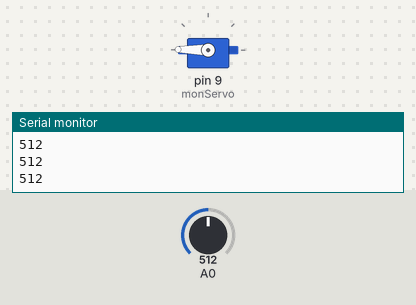
A sketch run on a simulated Arduino Uno, built with avr-gcc and run on an emulated ATmega328P. Parts: servo, the last lines printed to the serial monitor. The test bench sets the inputs (shaded band); at power-on: A0 = 512.

Above: at 1.3 s.
1.4 s: A0 set to 483
At 2.4 s:
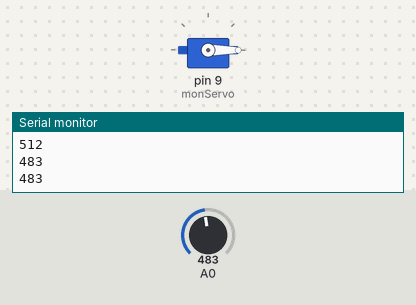
3.0 s: A0 set to 510
At 3.6 s:
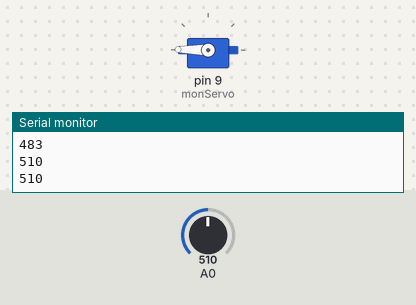
4.5 s: A0 set to 490
At 5.9 s:
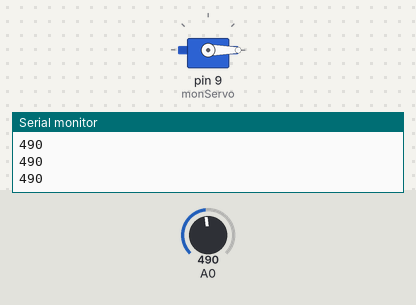
Timing chart, 0 to 7.5 s (numbered marks = the images above; inputs shaded):
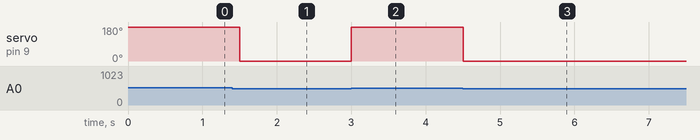

The sketch:

MoteurSurLumiere.ino
```cpp
#include <Servo.h>

Servo monServo;
int Lum = 0;

void setup() {
  // put your setup code here, to run once:
  Serial.begin(9600);

  monServo.attach(9);
  monServo.write(0);
  pinMode(A0, INPUT);
}

void loop() {
  // put your main code here, to run repeatedly:
  Lum = analogRead(A0);
  Serial.println(Lum);
  if (Lum > 500) {
    monServo.write(179);
  }
  else {
    monServo.write(0);
  }
  delay(500);
}
```

Measured:
- the behaviour switches between 501 and 500 on A0 (found by bisection; images 0 and 1)
- after the input at 1.4 s, servo on pin 9 (monServo): 179° → 0° after 0.10 s
- after the input at 3.0 s, servo on pin 9 (monServo): 0° → 179° at once
- after the input at 4.5 s, servo on pin 9 (monServo): 179° → 0° at once
